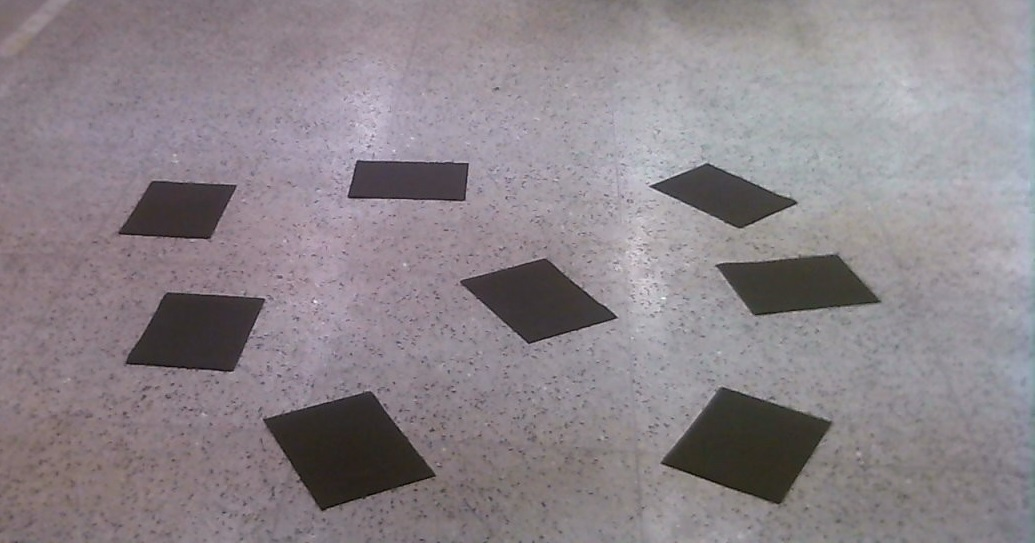
#> input picture 1.jpg, 1035 x 543 px, given in place of the camera
$ python test3.py   (older library calls are emulated)
#> lines starting #> are read from the running program, lines starting #| are printed output that depends on the picture; after the words box and inside, x2 and y2 are one past the last pixel; in counts of white or black regions, pixels touching at a corner belong together
import cv2
import numpy as np
import copy
import time


cap = cv2.VideoCapture(0)
h1 = 10
s1 = 140
v1 = 0
def nothing(x):
    pass
# Creating a window for later use
cv2.namedWindow('AFTER HSV FILTERING')

# Starting with 100's to prevent error while masking
h,s,v = 100,100,100

# Creating track bar
cv2.createTrackbar('h', 'AFTER HSV FILTERING',0,179-h1,nothing)
cv2.createTrackbar('s', 'AFTER HSV FILTERING',0,255-s1,nothing)
cv2.createTrackbar('v', 'AFTER HSV FILTERING',0,255-v1,nothing)


while(1):
    time.sleep(0.1)
    _, frame = cap.read()
#> frame is the input picture: shape (543, 1035, 3); mean B, G, R 137.3, 131.9, 139.6

    #converting to HSV
    hsv = cv2.cvtColor(frame,cv2.COLOR_BGR2HSV)
#> hsv: shape (543, 1035, 3); mean H, S, V 125.6, 21.1, 141.4

    # get info from track bar and appy to result
    h = cv2.getTrackbarPos('h','AFTER HSV FILTERING')
    s = cv2.getTrackbarPos('s','AFTER HSV FILTERING')
    v = cv2.getTrackbarPos('v','AFTER HSV FILTERING')

    # Normal masking algorithm
    lower_blue = np.array([h,s,v])
    upper_blue = np.array([h + h1,s + s1,255])

    mask = cv2.inRange(hsv,lower_blue, upper_blue)
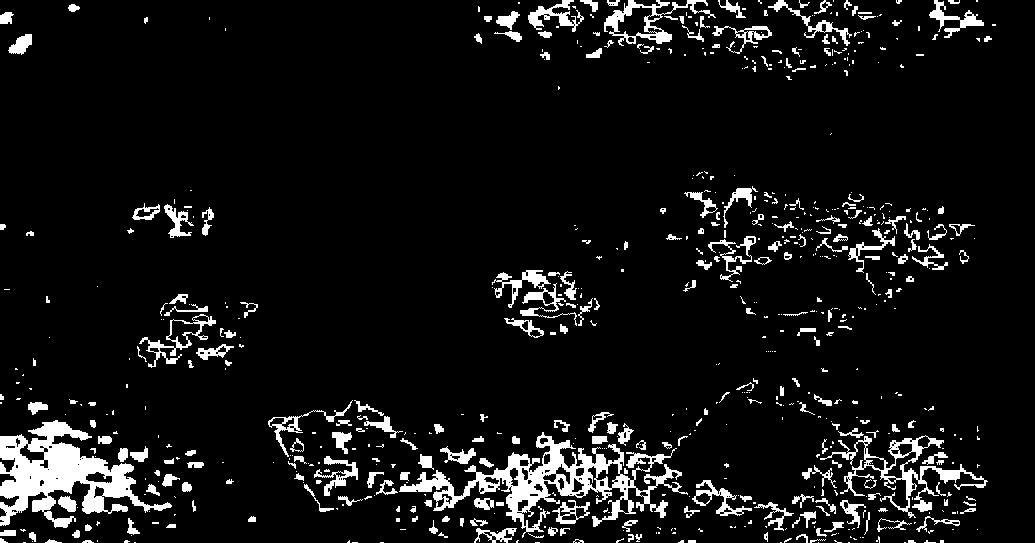
#> mask: shape (543, 1035); 7.7% white; 681 white regions (426 under 20 px), largest, box (x1, y1, x2, y2) and area: (0, 420, 172, 528) 7315, (399, 432, 688, 538) 7178, (820, 435, 988, 518) 2435

    result = cv2.bitwise_and(frame,frame,mask = mask)
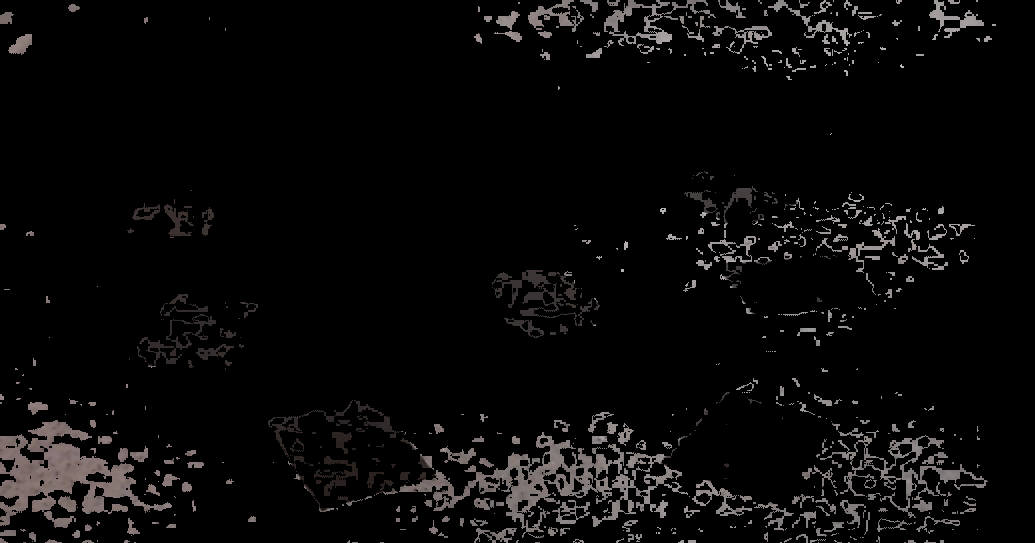
#> result: shape (543, 1035, 3); mean B, G, R 8.7, 8.8, 9.5
    #cv2.imshow('mask', mask)
    #k = cv2.waitKey(0)
    blur = cv2.blur(result,(5,5))

    bw = cv2.cvtColor(blur,cv2.COLOR_HSV2BGR)
    bw2 = cv2.cvtColor(bw,cv2.COLOR_BGR2GRAY)
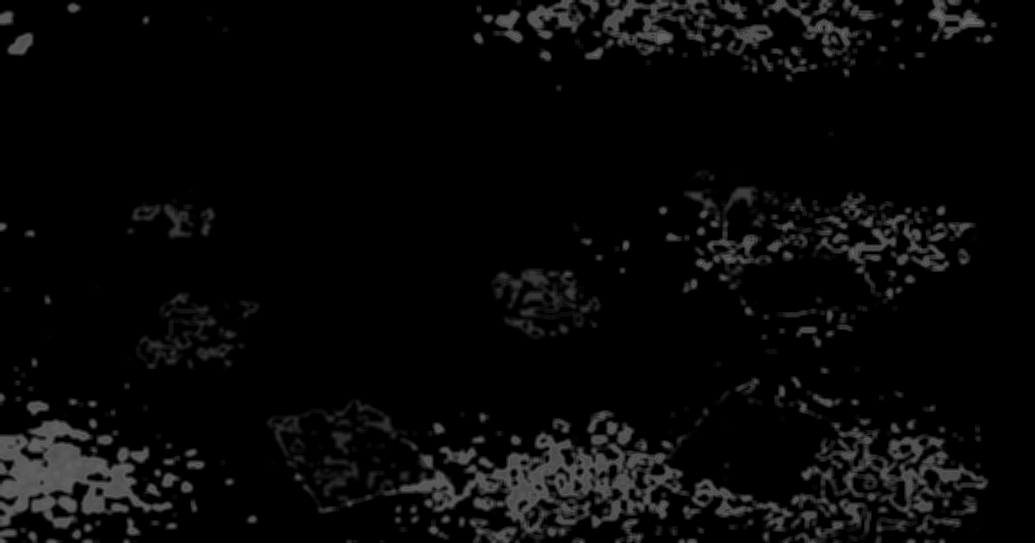
#> bw2: shape (543, 1035); min 0, max 105, mean 8
    ret,th3 = cv2.threshold(bw2,30,255,cv2.THRESH_BINARY)
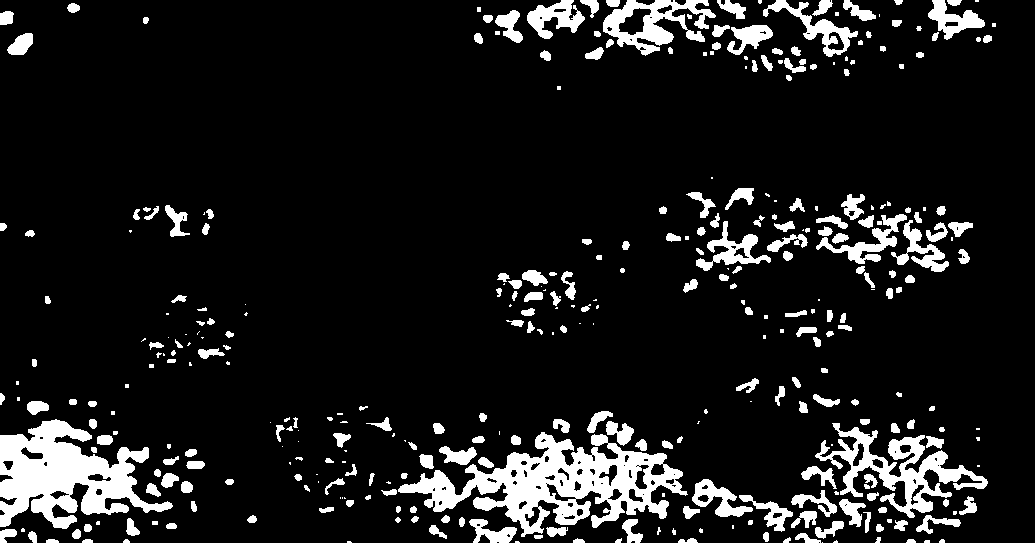
#> th3: shape (543, 1035); 10.8% white; 358 white regions (106 under 20 px), largest, box (x1, y1, x2, y2) and area: (398, 432, 688, 537) 11788, (0, 419, 173, 529) 9507, (815, 423, 988, 518) 4789
    #th3 = cv2.adaptiveThreshold(bw2,255,cv2.ADAPTIVE_THRESH_GAUSSIAN_C,\
            #cv2.THRESH_BINARY,11,2)
    edges = cv2.Canny(th3,100,200)
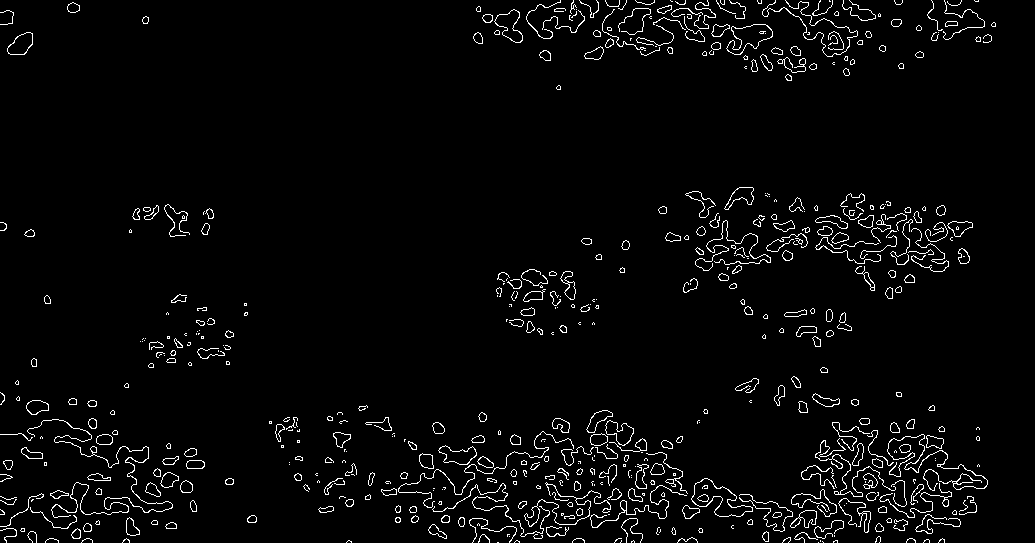
#> edges: shape (543, 1035); 3.2% white in thin lines or dots
    th4 = copy.copy(th3)

    perimeter = 0
    j = 0
    image, contours, hierarchy = cv2.findContours(edges,cv2.RETR_TREE,cv2.CHAIN_APPROX_NONE)
#> contours = 803 contours, 442 with area under 20; largest, box (x1, y1, x2, y2) and area: (691, 478, 753, 517) 1037, (691, 478, 753, 517) 1002, (726, 24, 773, 55) 740, (726, 24, 773, 55) 720, (494, 9, 523, 43) 486
   # print len(contours)
   # if(len(contours) > 5):
    #    continue
    cnt = np.array([])
    for i in range(len(contours)):
        if(perimeter < cv2.contourArea(contours[i])):
            perimeter = cv2.contourArea(contours[i])
            j = i;
            cnt = contours[j]
#> this loop made 803 passes
#> perimeter on passes 4, 11, 15, 25, 26, 27, 33, 44, 69, 86, 182: 1, 2, 3, 5, 6.5, 46.5, 69, 112.5, 153.5, 241.5, 1037
#> after the loop, cnt = contour of 190 points, box (x1, y1, x2, y2) (691, 478, 753, 517), area 1037; j = 181; perimeter = 1037
    if(len(cnt) == 0):
        continue
    cv2.drawContours(frame, cnt, -1, (0,255,0), 3)
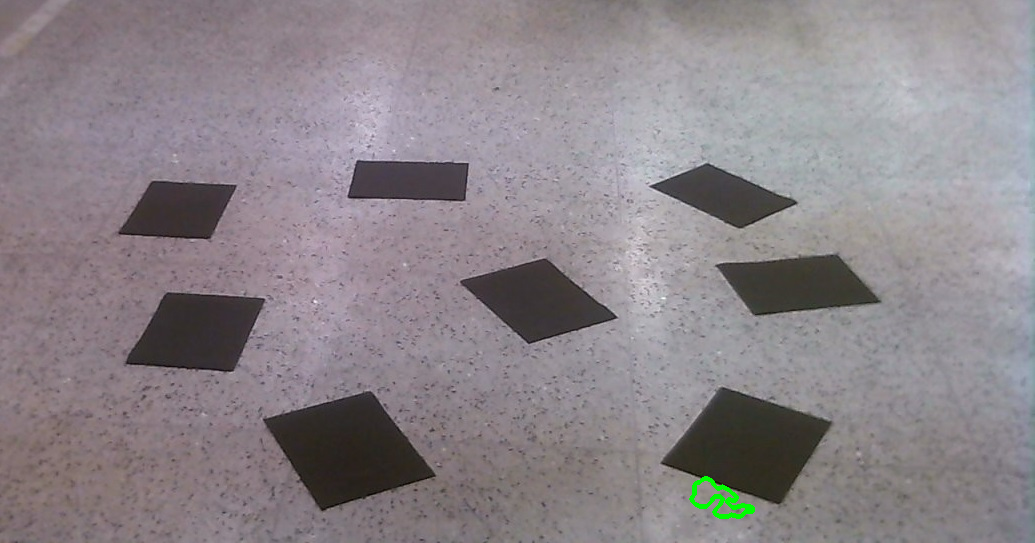
#> frame: shape (543, 1035, 3); 0.17% of pixels changed, all inside (x1, y1, x2, y2) = (689, 476, 755, 519)
    #ellipse = cv2.fitEllipse(cnt)
    #frame = cv2.ellipse(frame,ellipse,(0,0,255),2)

    #(x,y),(MA,ma),angle = cv2.fitEllipse(cnt)
    #print angle

    hull = cv2.convexHull(cnt,returnPoints = False)
#> hull = [187, 183, 164, 117, 113, 100, 79, 30, 27, 25, 24, 11, 9, 2, 0]
    defects = cv2.convexityDefects(cnt,hull)
#> defects = [[0, 2, 1, 114], [2, 9, 5, 286], [9, 11, 10, 114], [11, 24, 20, 518], [25, 27, 26, 114], [30, 79, 57, 4694], [79, 100, 91, 512], [100, 113, 106, 689], [117, 164, 137, 3072], [164, 183, 175, 1091], [183, 187, 184, 114]]
    d1 = 0
    p1 = []

    s,e,f,d = defects[0,0]
#> s = 0; e = 2; f = 1; d = 114
    start = tuple(cnt[s][0])
#> start = (704, 478)
    cv2.circle(frame, start, 5, [255, 0, 0], -1)
#> frame: shape (543, 1035, 3); 0.01% of pixels changed, all inside (x1, y1, x2, y2) = (699, 473, 710, 484)
    for i in range(defects.shape[0]):
        s,e,f,d = defects[i,0]
        start = tuple(cnt[s][0])
        end = tuple(cnt[e][0])
        far = tuple(cnt[f][0])
        dist = d
        if dist > d1:
            d1 = dist
            p1 = far
        cv2.line(frame,start,end,[0,0,0],2)
#> this loop made 11 passes
#> (s, e, f, d, start, end, dist, d1) on passes 1, 2, 4, 6: (0, 2, 1, 114, (704, 478), (702, 479), 114, 114), (2, 9, 5, 286, (702, 479), (695, 483), 286, 286), (11, 24, 20, 518, (694, 485), (691, 498), 518, 518), (30, 79, 57, 4694, (695, 504), (719, 516), 4694, 4694)
#> (s, e, f, d, start, end, far, dist) on passes 3, 5, 7, 8, 9, 10: (9, 11, 10, 114, (695, 483), (694, 485), (695, 484), 114), (25, 27, 26, 114, (691, 499), (692, 501), (692, 500), 114), (79, 100, 91, 512, (719, 516), (740, 516), (731, 514), 512), (100, 113, 106, 689, (740, 516), (752, 511), (745, 511), 689), (117, 164, 137, 3072, (752, 507), (728, 489), (732, 507), 3072), (164, 183, 175, 1091, (728, 489), (711, 480), (717, 488), 1091)
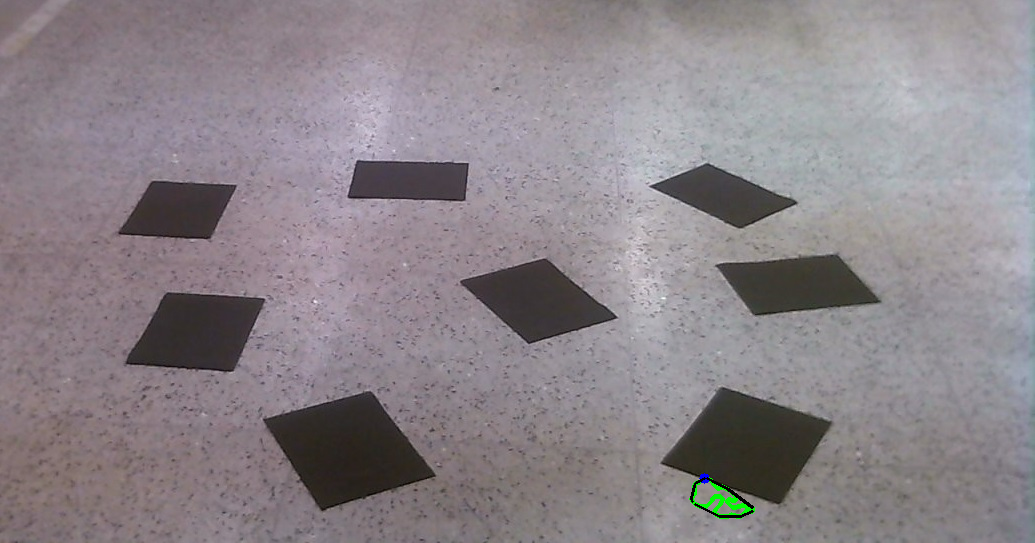
#> frame: shape (543, 1035, 3); mean B, G, R 137.1, 131.9, 139.3
#> after the loop, d1 = 4694

    if len(p1)> 0:
        cv2.circle(frame, p1, 5, [0, 255, 255], -1)
#> frame: shape (543, 1035, 3); 0.01% of pixels changed, all inside (x1, y1, x2, y2) = (715, 491, 726, 502)

    #draw end points

    leftmost = tuple(cnt[cnt[:,:,0].argmin()][0])
#> leftmost = (691, 498)
    rightmost = tuple(cnt[cnt[:,:,0].argmax()][0])
#> rightmost = (752, 511)
    topmost = tuple(cnt[cnt[:,:,1].argmin()][0])
#> topmost = (704, 478)
    bottommost = tuple(cnt[cnt[:,:,1].argmax()][0])
#> bottommost = (719, 516)
    cv2.circle(frame, leftmost, 5, [0,0, 255], -1)
#> frame: shape (543, 1035, 3); mean B, G, R 137.1, 131.9, 139.4
    cv2.circle(frame, rightmost, 5, [0, 0, 255], -1)
#> frame: shape (543, 1035, 3); mean B, G, R 137.1, 131.8, 139.4
    cv2.circle(frame, bottommost, 5, [0, 0, 255], -1)
#> frame: shape (543, 1035, 3); mean B, G, R 137, 131.8, 139.4
    cv2.circle(frame, topmost, 5, [0, 0, 255], -1)
#> frame: shape (543, 1035, 3); mean B, G, R 137, 131.8, 139.4
    #cv2.circle(frame, p2, 5, [0, 255, 255], -1)
    cv2.imshow('AFTER HSV FILTERING',blur)
    cv2.imshow('REAL IMAGE',frame)
    cv2.imshow('FINAL IMAGE AFTER THRESHOLDING',bw2)
    k = cv2.waitKey(5) & 0xFF
#> (key Esc is pressed here)
    if k == 27:
        break

cap.release()

cv2.destroyAllWindows()
